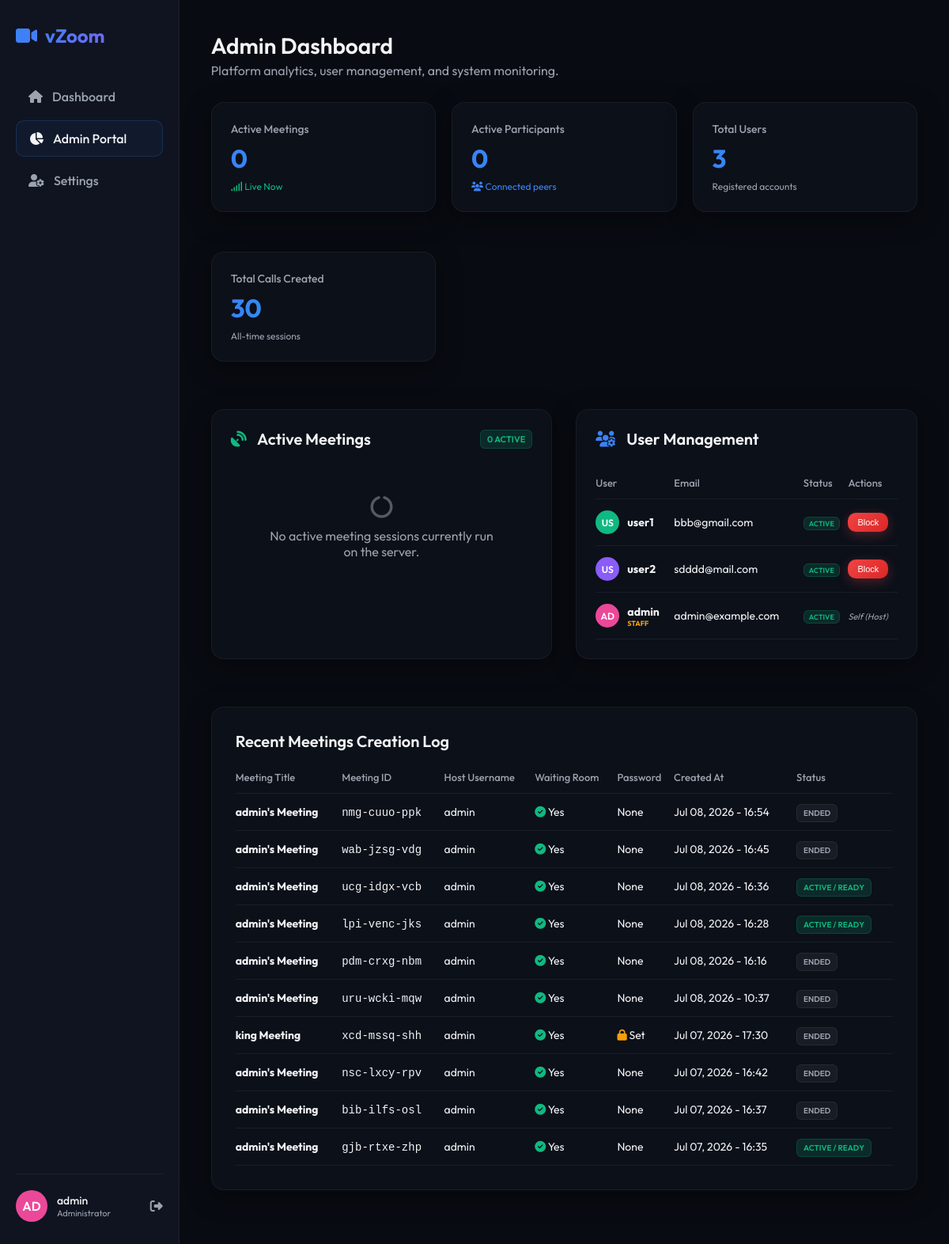
The page /admin-dashboard/ (signed in) on the database as committed earlier.
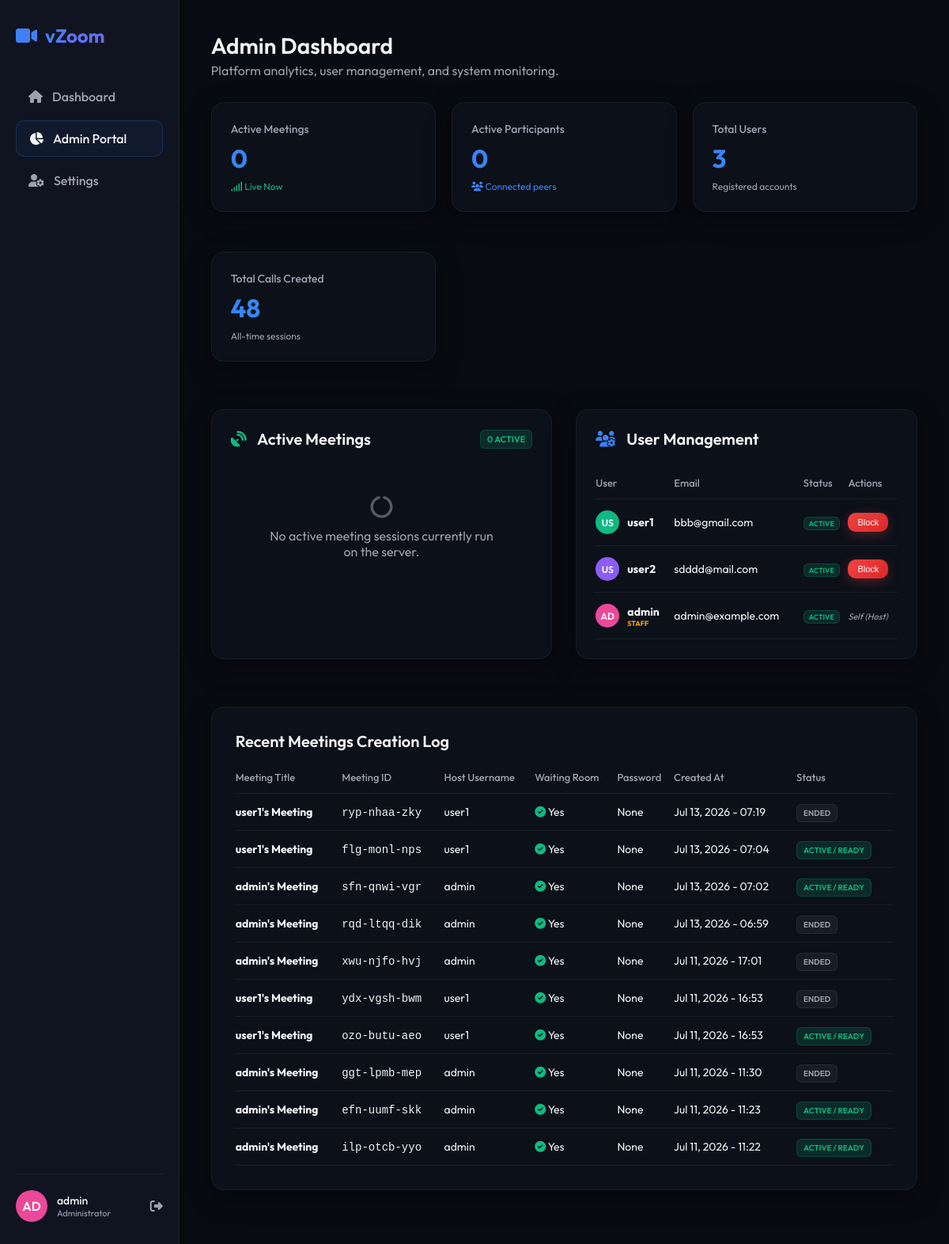
The same page on the database as committed later.
### meetings/models.py (models this page shows, shortened)
class Meeting(models.Model):
    meeting_id = models.CharField(max_length=20, unique=True, default=generate_meeting_id)
    title = models.CharField(max_length=100, default="Quick Meeting")
    host = models.ForeignKey(User, on_delete=models.CASCADE, related_name='hosted_meetings')
    password = models.CharField(max_length=128, blank=True, null=True)  # Optional password
    is_waiting_room = models.BooleanField(default=True)
    is_locked = models.BooleanField(default=False)
    is_active = models.BooleanField(default=True)
    scheduled_time = models.DateTimeField(blank=True, null=True)
    created_at = models.DateTimeField(auto_now_add=True)

### meetings/views.py (the view, shortened to what this page needs)
# urls.py: path('admin-dashboard/', views.admin_dashboard_view, name='admin_dashboard'),
@login_required
def admin_dashboard_view(request):
    if not request.user.is_staff:
        return HttpResponseForbidden("You do not have access to the Admin Dashboard.")
    active_meetings_list = []
    total_active_participants = 0
    total_users = User.objects.count()
    total_meetings = Meeting.objects.count()
    completed_meetings = Meeting.objects.filter(is_active=False).count()
    scheduled_count = Meeting.objects.filter(is_active=True, scheduled_time__gt=timezone.now()).count()
    users = User.objects.all().order_by('-date_joined')
    recent_meetings = Meeting.objects.all().order_by('-created_at')[:10]
    context = {
        'total_users': total_users,
        'total_meetings': total_meetings,
        'active_meetings_count': len(active_meetings_list),
        'active_meetings': active_meetings_list,
        'total_active_participants': total_active_participants,
        'completed_meetings': completed_meetings,
        'scheduled_count': scheduled_count,
        'users': users,
        'recent_meetings': recent_meetings,
    }
    return render(request, 'admin_dashboard.html', context)

### templates/admin_dashboard.html (shortened to what the changed rows need)
{% extends 'base.html' %}
{% block content %}
<div style="margin-bottom: 30px;">
    <h1 style="font-size: 28px; font-weight: 600;">Admin Dashboard</h1>
</div>
<div class="admin-grid">
    <div class="dashboard-card glass analytics-card">
        <span style="font-size: 14px; color: var(--text-secondary); font-weight: 500;">Total Calls Created</span>
        <span class="analytics-num">{{ total_meetings }}</span>
        <span style="font-size: 12px; color: var(--text-secondary);">All-time sessions</span>
    </div>
</div>
<div class="admin-tables-grid">
    <div class="dashboard-card glass admin-table-container">
        <div style="overflow-x: auto; max-height: 400px; overflow-y: auto;">
            <table class="admin-table">
                <thead>
                    <tr>
                        <th>User</th>
                        <th>Email</th>
                        <th>Status</th>
                        <th>Actions</th>
                    </tr>
                </thead>
                <tbody>
                    {% for u in users %}
                        <tr>
                            <td>
                                <div style="display: flex; align-items: center; gap: 10px;">
                                    <div class="avatar" style="width: 30px; height: 30px; font-size: 12px; background-color: {{ u.profile.avatar_color }};">
                                        {{ u.username|slice:":2" }}
                                    </div>
                                    <div>
                                        <strong>{{ u.username }}</strong>
                                        {% if u.is_staff %}<div style="font-size: 9px; color: var(--accent-warning); font-weight: bold; text-transform: uppercase;">Staff</div>{% endif %}
                                    </div>
                                </div>
                            </td>
                            <td>{{ u.email }}</td>
                            <td>
                                {% if u.is_active %}
                                    <span class="badge badge-live" style="font-size: 9px; padding: 2px 6px;">Active</span>
                                {% else %}
                                    <span class="badge badge-ended" style="font-size: 9px; padding: 2px 6px; background-color: rgba(239, 68, 68, 0.15); color: var(--accent-danger); border-color: rgba(239, 68, 68, 0.2);">Blocked</span>
                                {% endif %}
                            </td>
                            <td>
                                {% if u != request.user %}
                                    <form action="{% url 'admin_dashboard' %}" method="POST" style="display: inline;">
                                        {% if u.is_active %}
                                            <button type="submit" class="btn btn-danger" style="padding: 6px 12px; font-size: 11px;">Block</button>
                                        {% else %}
                                            <button type="submit" class="btn btn-success" style="padding: 6px 12px; font-size: 11px;">Unblock</button>
                                        {% endif %}
                                    </form>
                                {% else %}
                                    <span style="font-size: 11px; color: var(--text-secondary); font-style: italic;">Self (Host)</span>
                                {% endif %}
                            </td>
                        </tr>
                    {% endfor %}
                </tbody>
            </table>
        </div>
    </div>
</div>
<div class="dashboard-card glass" style="margin-top: 30px;">
    <div style="overflow-x: auto;">
        <table class="admin-table" style="margin-top: 5px;">
            <thead>
                <tr>
                    <th>Meeting Title</th>
                    <th>Meeting ID</th>
                    <th>Host Username</th>
                    <th>Waiting Room</th>
                    <th>Password</th>
                    <th>Created At</th>
                    <th>Status</th>
                </tr>
            </thead>
            <tbody>
                {% for m in recent_meetings %}
                    <tr>
                        <td><strong>{{ m.title }}</strong></td>
                        <td><code>{{ m.meeting_id }}</code></td>
                        <td>{{ m.host.username }}</td>
                        <td>{% if m.is_waiting_room %}<i class="fa-solid fa-circle-check" style="color: var(--accent-success);"></i> Yes{% else %}No{% endif %}</td>
                        <td>{% if m.password %}<i class="fa-solid fa-lock" style="color: var(--accent-warning);"></i> Set{% else %}None{% endif %}</td>
                        <td>{{ m.created_at|date:"M d, Y - H:i" }}</td>
                        <td>
                            {% if m.is_active %}
                                <span class="badge badge-live" style="font-size: 10px;">Active / Ready</span>
                            {% else %}
                                <span class="badge badge-ended" style="font-size: 10px;">Ended</span>
                            {% endif %}
                        </td>
                    </tr>
                {% endfor %}
            </tbody>
        </table>
    </div>
</div>
{% endblock %}

### templates/base.html (shortened to what this page needs)
{% load static %}
<!DOCTYPE html>
<html lang="en">
<head>
    <link rel="stylesheet" href="{% static 'css/style.css' %}?v=2.0">
    <link rel="stylesheet" href="https://cdnjs.cloudflare.com/ajax/libs/font-awesome/6.4.0/css/all.min.css">
</head>
<body>
    {% block body %}
    <div class="app-container">
        <aside class="sidebar" id="app-sidebar">
            <div class="sidebar-logo-desktop">
                <div class="sidebar-logo">
                    <i class="fa-solid fa-video" style="color: var(--accent-primary);"></i>
                    <span>vZoom</span>
                </div>
            </div>
            <ul class="sidebar-menu">
                <li class="sidebar-item {% if request.resolver_match.url_name == 'dashboard' %}active{% endif %}">
                    <a href="{% url 'dashboard' %}">
                        <i class="fa-solid fa-house"></i>
                        <span>Dashboard</span>
                    </a>
                </li>
                {% if request.user.is_staff %}
                <li class="sidebar-item {% if request.resolver_match.url_name == 'admin_dashboard' %}active{% endif %}">
                    <a href="{% url 'admin_dashboard' %}">
                        <i class="fa-solid fa-chart-pie"></i>
                        <span>Admin Portal</span>
                    </a>
                </li>
                {% endif %}
                <li class="sidebar-item">
                    <a href="#" onclick="openProfileModal(event)">
                        <i class="fa-solid fa-user-gear"></i>
                        <span>Settings</span>
                    </a>
                </li>
            </ul>
            <div class="sidebar-profile">
                <div class="avatar" style="background-color: {{ request.user.profile.avatar_color }};">
                    {{ request.user.username|slice:":2" }}
                </div>
                <div class="profile-info">
                    <div class="profile-name">{{ request.user.username }}</div>
                    <div class="profile-role">
                        {% if request.user.is_staff %}Administrator{% else %}Member{% endif %}
                    </div>
                </div>
                <a href="{% url 'logout' %}" title="Logout" style="color: var(--text-secondary); margin-left: auto;">
                    <i class="fa-solid fa-right-from-bracket"></i>
                </a>
            </div>
        </aside>
        <main class="main-content">
            {% block content %}{% endblock %}
        </main>
    </div>
    {% endblock %}
</body>
</html>

Rows that differ between the two databases and show on the page:
no longer on this page (row unchanged): Meeting: title "admin's Meeting", meeting_id "nmg-cuuo-ppk", host.username "admin", is_waiting_room True (drawn), shows "None", created_at "Jul 08, 2026 - 16:54", is_active "ENDED"
no longer on this page (row unchanged): Meeting: title "admin's Meeting", meeting_id "wab-jzsg-vdg", host.username "admin", is_waiting_room True (drawn), shows "None", created_at "Jul 08, 2026 - 16:45", is_active "ENDED"
no longer on this page (row unchanged): Meeting: title "admin's Meeting", meeting_id "ucg-idgx-vcb", host.username "admin", is_waiting_room True (drawn), shows "None", created_at "Jul 08, 2026 - 16:36", is_active "ACTIVE / READY"
no longer on this page (row unchanged): Meeting: title "admin's Meeting", meeting_id "lpi-venc-jks", host.username "admin", is_waiting_room True (drawn), shows "None", created_at "Jul 08, 2026 - 16:28", is_active "ACTIVE / READY"
no longer on this page (row unchanged): Meeting: title "admin's Meeting", meeting_id "pdm-crxg-nbm", host.username "admin", is_waiting_room True (drawn), shows "None", created_at "Jul 08, 2026 - 16:16", is_active "ENDED"
no longer on this page (row unchanged): Meeting: title "admin's Meeting", meeting_id "uru-wcki-mqw", host.username "admin", is_waiting_room True (drawn), shows "None", created_at "Jul 08, 2026 - 10:37", is_active "ENDED"
no longer on this page (row unchanged): Meeting: title "king Meeting", meeting_id "xcd-mssq-shh", host.username "admin", is_waiting_room True (drawn), password "ram" (drawn), created_at "Jul 07, 2026 - 17:30", is_active "ENDED"
no longer on this page (row unchanged): Meeting: title "admin's Meeting", meeting_id "nsc-lxcy-rpv", host.username "admin", is_waiting_room True (drawn), shows "None", created_at "Jul 07, 2026 - 16:42", is_active "ENDED"
no longer on this page (row unchanged): Meeting: title "admin's Meeting", meeting_id "bib-ilfs-osl", host.username "admin", is_waiting_room True (drawn), shows "None", created_at "Jul 07, 2026 - 16:37", is_active "ENDED"
no longer on this page (row unchanged): Meeting: title "admin's Meeting", meeting_id "gjb-rtxe-zhp", host.username "admin", is_waiting_room True (drawn), shows "None", created_at "Jul 07, 2026 - 16:35", is_active "ACTIVE / READY"
added Meeting: title "user1's Meeting", meeting_id "ryp-nhaa-zky", host.username "user1", is_waiting_room True (drawn), shows "None", created_at "Jul 13, 2026 - 07:19", is_active "ENDED"
added Meeting: title "user1's Meeting", meeting_id "flg-monl-nps", host.username "user1", is_waiting_room True (drawn), shows "None", created_at "Jul 13, 2026 - 07:04", is_active "ACTIVE / READY"
added Meeting: title "admin's Meeting", meeting_id "sfn-qnwi-vgr", host.username "admin", is_waiting_room True (drawn), shows "None", created_at "Jul 13, 2026 - 07:02", is_active "ACTIVE / READY"
added Meeting: title "admin's Meeting", meeting_id "rqd-ltqq-dik", host.username "admin", is_waiting_room True (drawn), shows "None", created_at "Jul 13, 2026 - 06:59", is_active "ENDED"
added Meeting: title "admin's Meeting", meeting_id "xwu-njfo-hvj", host.username "admin", is_waiting_room True (drawn), shows "None", created_at "Jul 11, 2026 - 17:01", is_active "ENDED"
added Meeting: title "user1's Meeting", meeting_id "ydx-vgsh-bwm", host.username "user1", is_waiting_room True (drawn), shows "None", created_at "Jul 11, 2026 - 16:53", is_active "ENDED"
added Meeting: title "user1's Meeting", meeting_id "ozo-butu-aeo", host.username "user1", is_waiting_room True (drawn), shows "None", created_at "Jul 11, 2026 - 16:53", is_active "ACTIVE / READY"
added Meeting: title "admin's Meeting", meeting_id "ggt-lpmb-mep", host.username "admin", is_waiting_room True (drawn), shows "None", created_at "Jul 11, 2026 - 11:30", is_active "ENDED"
added Meeting: title "admin's Meeting", meeting_id "efn-uumf-skk", host.username "admin", is_waiting_room True (drawn), shows "None", created_at "Jul 11, 2026 - 11:23", is_active "ACTIVE / READY"
added Meeting: title "admin's Meeting", meeting_id "ilp-otcb-yyo", host.username "admin", is_waiting_room True (drawn), shows "None", created_at "Jul 11, 2026 - 11:22", is_active "ACTIVE / READY"
Other text that changed with them:
{{ total_meetings }}: "30" → "48"
